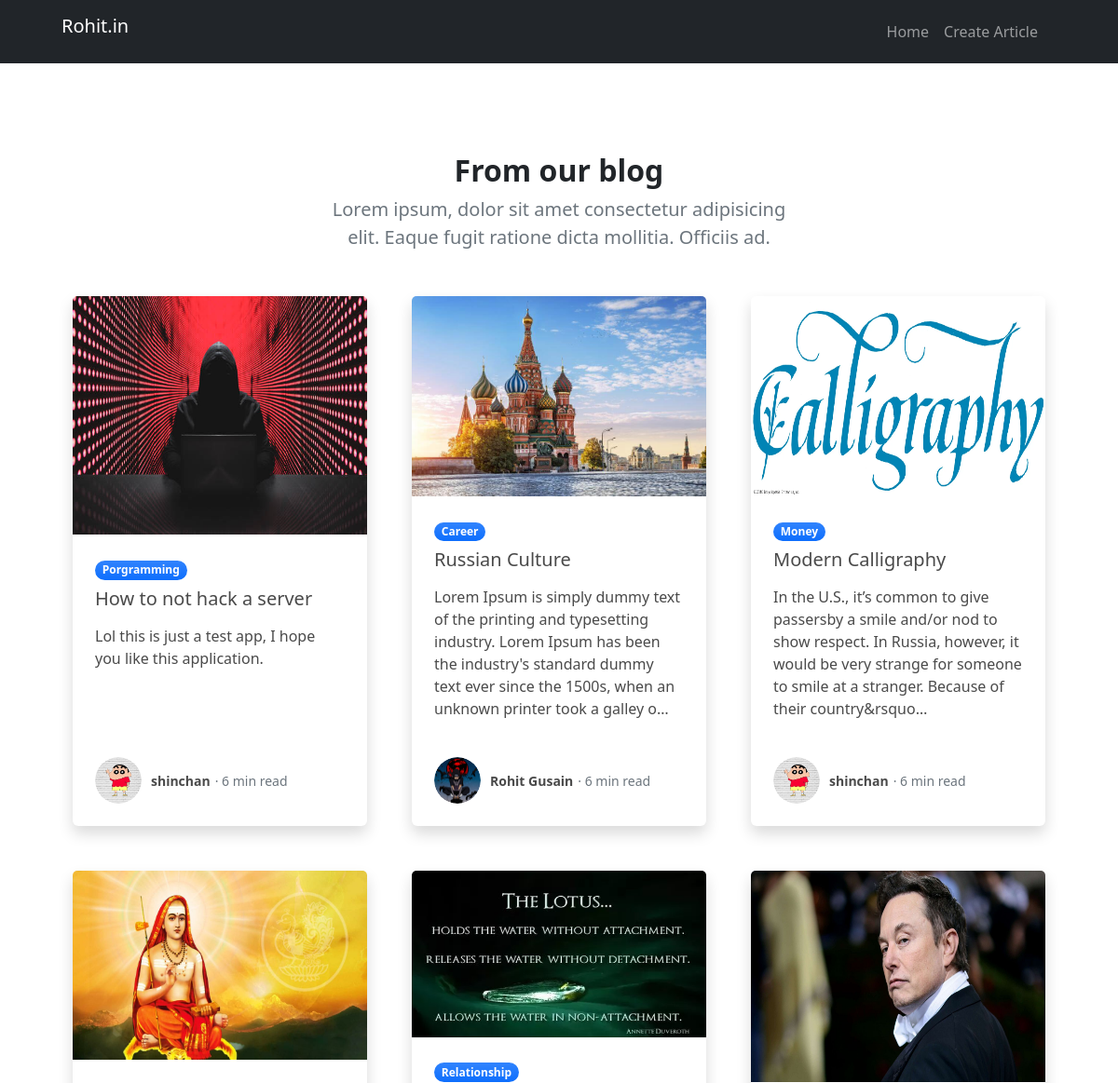
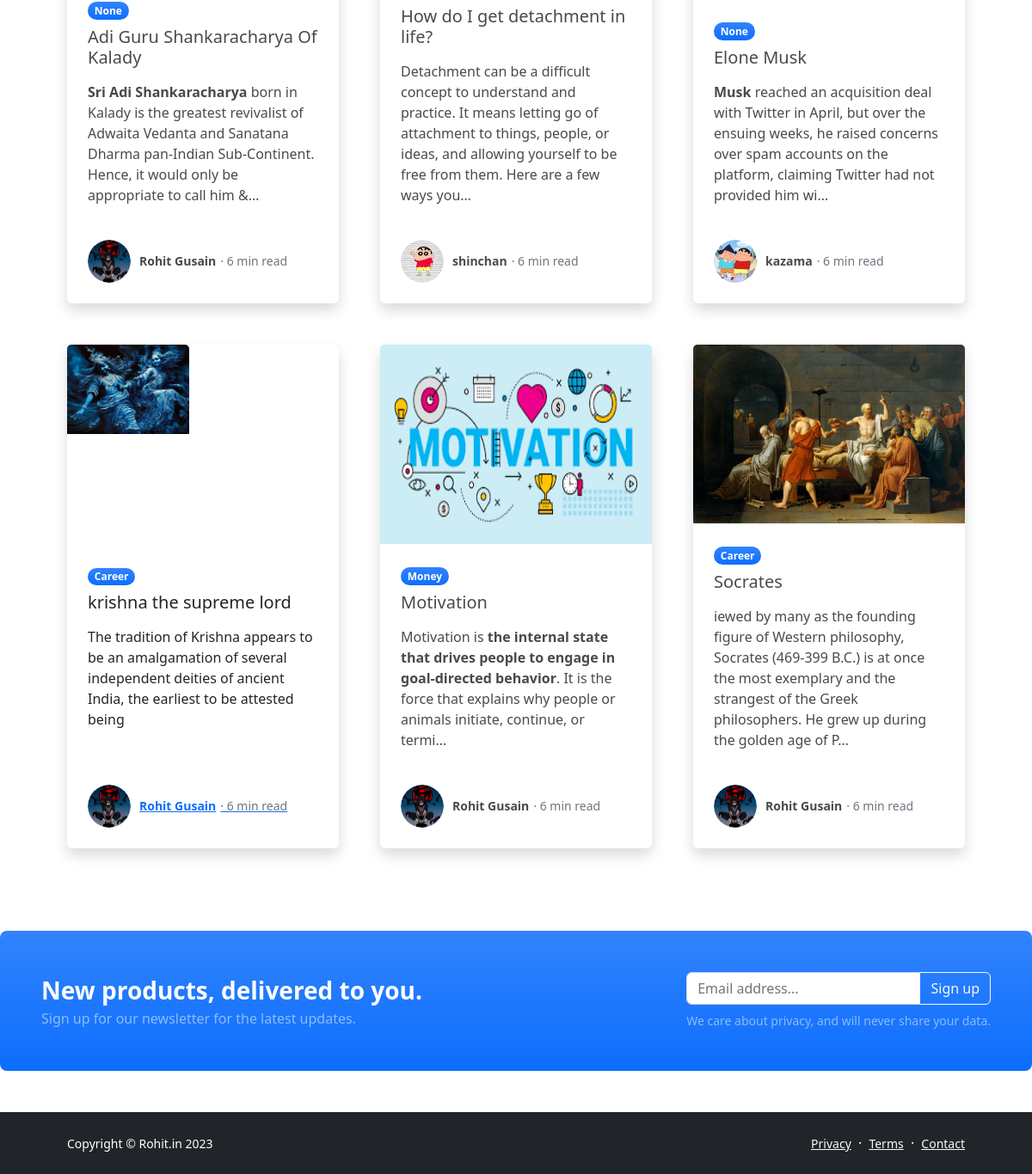
The page / on the database its author committed (2 pictures, top to bottom).
### cmsapp/models.py (models this page shows)
class Post(models.Model):
    writer=models.ForeignKey(UserProfile,on_delete=models.SET_NULL,null=True,blank=True)
    title=models.CharField( max_length=500)
    image=models.ImageField(upload_to="img")
    body=RichTextField()
    post_id = models.UUIDField(default=uuid.uuid4(), primary_key=True, unique=True, editable=False)
    created=models.DateTimeField(auto_now_add=True)
    modefield=models.DateTimeField(auto_now=True)
    slug=models.SlugField()
    category=models.ForeignKey("Category",on_delete=models.SET_NULL,blank=True,null=True)
    def __str__(self):
        return self.title

class Category(models.Model):
    title=models.CharField(max_length=100)
    category_id=models.UUIDField(default=uuid.uuid4(),primary_key=True,unique=True,editable=False)
    slug=models.SlugField()
    def __str__(self):
        return self.title

### profiles/models.py (models this page shows, shortened)
class UserProfile(models.Model):
    user=models.OneToOneField(User, on_delete=models.CASCADE)
    name=models.CharField(max_length=200)
    email=models.EmailField()
    username=models.CharField(max_length=200)
    profession=models.CharField(max_length=200)
    picture=models.ImageField(upload_to='img',blank=True,null=True)
    about=models.TextField(max_length=500)
    profile_id=models.UUIDField(default=uuid.uuid4(),editable=False,unique=True,primary_key=True)

### cmsapp/views.py (the view)
# urls.py: path('', views.index, name="index"),
def index(request):
    posts = Post.objects.all()
    contex = {"post": posts}
    return render(request, "index.html", contex)

### templates/index.html (shortened to what this page needs)
{% extends 'base.html' %}
{% block content %}
<section class="py-5">
   <div class="container px-5 my-5">
      <div class="row gx-5 justify-content-center">
         <div class="col-lg-8 col-xl-6">
            <div class="text-center">
               <h2 class="fw-bolder">From our blog</h2>
               <p class="lead fw-normal text-muted mb-5">Lorem ipsum, dolor sit amet consectetur adipisicing elit. Eaque fugit ratione dicta mollitia. Officiis ad.</p>
            </div>
         </div>
      </div>
      <div class="row gx-5">
         {% for post in post %}
         <div class="col-lg-4 mb-5">
            <a class="text-decoration-none link-dark stretched-link" href="{% url 'detail' post.slug %}">
               <div class="card h-100 shadow border-0">
                  <img class="card-img-top" style="height: 45%; width:auto" src="{{ post.image.url }}" alt="..." />
                  <div class="card-body p-4">
                     <div class="badge bg-primary bg-gradient rounded-pill mb-2">{{post.category}}</div>
                     <h5 class="card-title mb-3">{{ post.title }}</h5>
                     <p class="card-text mb-0">{{ post.body|safe|truncatechars:200 }}</p>
                  </div>
                  <div class="card-footer p-4 pt-0 bg-transparent border-top-0">
                     <div  class="d-flex align-items-end justify-content-between">
                        <div class="">
                           <div class="small d-flex align-items-center">
                              <div class="circle">
                                 <img class="rounded-circle me-3" style="" src="{{ post.writer.picture.url }}" alt="User Image" />
                              </div>
                              <div class="fw-bold" style="padding-right: 5px;">{{post.writer.name}}</div>
                              <div class="text-muted">&middot; 6 min read</div>
                           </div>
                        </div>
                     </div>
                  </div>
               </div>
            </a>
         </div>
         {% endfor %}
      </div>
   </div>
   <aside class="bg-primary bg-gradient rounded-3 p-4 p-sm-5 mt-5">
      <div class="d-flex align-items-center justify-content-between flex-column flex-xl-row text-center text-xl-start">
         <div class="mb-4 mb-xl-0">
            <div class="fs-3 fw-bold text-white">New products, delivered to you.</div>
            <div class="text-white-50">Sign up for our newsletter for the latest updates.</div>
         </div>
         <div class="ms-xl-4">
            <div class="input-group mb-2">
               <input class="form-control" type="text" placeholder="Email address..." aria-label="Email address..." aria-describedby="button-newsletter" />
               <button class="btn btn-outline-light" id="button-newsletter" type="button">Sign up</button>
            </div>
            <div class="small text-white-50">We care about privacy, and will never share your data.</div>
         </div>
      </div>
   </aside>
</section>
</main>
{% endblock %}

### templates/base.html (shortened to what this page needs)
{% load static %}
<!DOCTYPE html>
<html lang="en">
   <head>
      <link href="https://cdn.jsdelivr.net/npm/bootstrap-icons@1.5.0/font/bootstrap-icons.css" rel="stylesheet" />
      <link rel="stylesheet" href="https://cdn.jsdelivr.net/npm/bulma@0.9.4/css/bulma.min.css">
      <link href="{% static 'css/styles.css' %}" rel="stylesheet" />
   </head>
   <body class="d-flex flex-column h-100">
      <main class="flex-shrink-0">
      <nav class="navbar navbar-expand-lg navbar-dark bg-dark">
         <div class="container px-5">
            <a class="navbar-brand" href="{% url 'index'  %}">Rohit.in</a>
            <div class="collapse navbar-collapse" id="navbarSupportedContent">
               <ul class="navbar-nav ms-auto mb-2 mb-lg-0">
                  <li class="nav-item"><a class="nav-link" href="{% url 'index'  %}">Home</a></li>
                  <li class="nav-item"><a class="nav-link" href="/create/">Create Article</a></li>
               </ul>
            </div>
         </div>
      </nav>
      {% block content %}
      {% endblock %}
      <footer class="bg-dark py-4 mt-auto">
         <div class="container px-5">
            <div class="row align-items-center justify-content-between flex-column flex-sm-row">
               <div class="col-auto">
                  <div class="small m-0 text-white">Copyright &copy; Rohit.in 2023</div>
               </div>
               <div class="col-auto">
                  <a class="link-light small" href="#!">Privacy</a>
                  <span class="text-white mx-1">&middot;</span>
                  <a class="link-light small" href="#!">Terms</a>
                  <span class="text-white mx-1">&middot;</span>
                  <a class="link-light small" href="#!">Contact</a>
               </div>
            </div>
         </div>
      </footer>
   </body>
</html>

### templates/base.html (style rules this page uses)
.circle { margin-right: 10px; width: 50px; height: 50px; border-radius: 50%; overflow: hidden; }
.circle img { width: 100%; height: 100%; object-fit: cover; }

### rows shown on the page
Post: image (picture), category "Porgramming", title "How to not hack a server", body "Lol this is just a test app, I hope you like this application.", writer.picture (picture), writer.name "shinchan"
Post: image (picture), category "Career", title "Russian Culture", body "Lorem Ipsum is simply dummy text of the printing and typesetting industry. Lorem Ipsum has been the industry's standard dummy text ever since the 1500s, when an unknown printer took a galley o…", writer.picture (picture), writer.name "Rohit Gusain"
Post: image (picture), category "Money", title "Modern Calligraphy", body "In the U.S., it’s common to give passersby a smile and/or nod to show respect. In Russia, however, it would be very strange for someone to smile at a stranger. Because of their country&rsquo…", writer.picture (picture), writer.name "shinchan"
Post: image (picture), category "None", title "Adi Guru Shankaracharya Of Kalady", body "Sri Adi Shankaracharya born in Kalady is the greatest revivalist of Adwaita Vedanta and Sanatana Dharma pan-Indian Sub-Continent. Hence, it would only be appropriate to call him &…", writer.picture (picture), writer.name "Rohit Gusain"
Post: image (picture), category "Relationship", title "How do I get detachment in life?", body "Detachment can be a difficult concept to understand and practice. It means letting go of attachment to things, people, or ideas, and allowing yourself to be free from them. Here are a few ways you…", writer.picture (picture), writer.name "shinchan"
Post: image (picture), category "None", title "Elone Musk", body "Musk reached an acquisition deal with Twitter in April, but over the ensuing weeks, he raised concerns over spam accounts on the platform, claiming Twitter had not provided him wi…", writer.picture (picture), writer.name "kazama"
Post: image (picture), category "Career", title "krishna the supreme lord", body "The tradition of Krishna appears to be an amalgamation of several independent deities of ancient India, the earliest to be attested being", writer.picture (picture), writer.name "Rohit Gusain"
Post: image (picture), category "Money", title "Motivation", body "Motivation is the internal state that drives people to engage in goal-directed behavior . It is the force that explains why people or animals initiate, continue, or termi…", writer.picture (picture), writer.name "Rohit Gusain"
Post: image (picture), category "Career", title "Socrates", body "iewed by many as the founding figure of Western philosophy, Socrates (469-399 B.C.) is at once the most exemplary and the strangest of the Greek philosophers. He grew up during the golden age of P…", writer.picture (picture), writer.name "Rohit Gusain"
